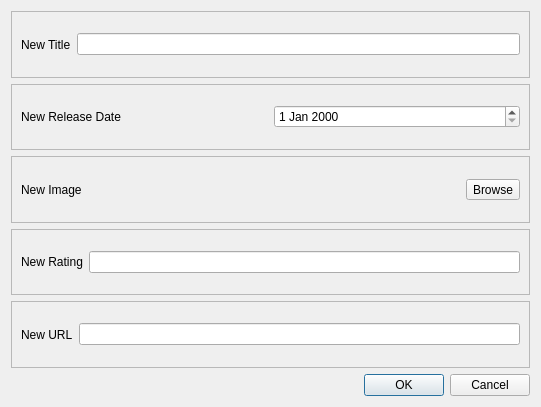
<?xml version="1.0" encoding="UTF-8"?>
<ui version="4.0">
 <class>Dialog</class>
 <widget class="QDialog" name="Dialog">
  <property name="geometry">
   <rect>
    <x>0</x>
    <y>0</y>
    <width>541</width>
    <height>407</height>
   </rect>
  </property>
  <property name="windowTitle">
   <string>Dialog</string>
  </property>
  <layout class="QVBoxLayout" name="verticalLayout">
   <item>
    <widget class="QFrame" name="frame">
     <property name="frameShape">
      <enum>QFrame::StyledPanel</enum>
     </property>
     <property name="frameShadow">
      <enum>QFrame::Raised</enum>
     </property>
     <layout class="QHBoxLayout" name="horizontalLayout">
      <item>
       <widget class="QLabel" name="label">
        <property name="text">
         <string>New Title</string>
        </property>
       </widget>
      </item>
      <item>
       <widget class="QLineEdit" name="titleInput"/>
      </item>
     </layout>
    </widget>
   </item>
   <item>
    <widget class="QFrame" name="frame_2">
     <property name="frameShape">
      <enum>QFrame::StyledPanel</enum>
     </property>
     <property name="frameShadow">
      <enum>QFrame::Raised</enum>
     </property>
     <layout class="QHBoxLayout" name="horizontalLayout_2">
      <item>
       <widget class="QLabel" name="label_2">
        <property name="text">
         <string>New Release Date</string>
        </property>
       </widget>
      </item>
      <item>
       <widget class="QDateEdit" name="releasedateInput"/>
      </item>
     </layout>
    </widget>
   </item>
   <item>
    <widget class="QFrame" name="frame_3">
     <property name="frameShape">
      <enum>QFrame::StyledPanel</enum>
     </property>
     <property name="frameShadow">
      <enum>QFrame::Raised</enum>
     </property>
     <layout class="QHBoxLayout" name="horizontalLayout_3">
      <item>
       <widget class="QLabel" name="label_3">
        <property name="text">
         <string>New Image</string>
        </property>
       </widget>
      </item>
      <item>
       <widget class="QToolButton" name="uploadImgButton">
        <property name="text">
         <string>Browse</string>
        </property>
       </widget>
      </item>
     </layout>
    </widget>
   </item>
   <item>
    <widget class="QFrame" name="frame_4">
     <property name="frameShape">
      <enum>QFrame::StyledPanel</enum>
     </property>
     <property name="frameShadow">
      <enum>QFrame::Raised</enum>
     </property>
     <layout class="QHBoxLayout" name="horizontalLayout_4">
      <item>
       <widget class="QLabel" name="label_4">
        <property name="text">
         <string>New Rating</string>
        </property>
       </widget>
      </item>
      <item>
       <widget class="QLineEdit" name="ratingInput"/>
      </item>
     </layout>
    </widget>
   </item>
   <item>
    <widget class="QFrame" name="frame_5">
     <property name="frameShape">
      <enum>QFrame::StyledPanel</enum>
     </property>
     <property name="frameShadow">
      <enum>QFrame::Raised</enum>
     </property>
     <layout class="QHBoxLayout" name="horizontalLayout_5">
      <item>
       <widget class="QLabel" name="label_5">
        <property name="text">
         <string>New URL</string>
        </property>
       </widget>
      </item>
      <item>
       <widget class="QLineEdit" name="urlInput"/>
      </item>
     </layout>
    </widget>
   </item>
   <item>
    <widget class="QDialogButtonBox" name="buttonBox">
     <property name="orientation">
      <enum>Qt::Horizontal</enum>
     </property>
     <property name="standardButtons">
      <set>QDialogButtonBox::Cancel|QDialogButtonBox::Ok</set>
     </property>
    </widget>
   </item>
  </layout>
 </widget>
 <resources/>
 <connections>
  <connection>
   <sender>buttonBox</sender>
   <signal>accepted()</signal>
   <receiver>Dialog</receiver>
   <slot>accept()</slot>
   <hints>
    <hint type="sourcelabel">
     <x>248</x>
     <y>254</y>
    </hint>
    <hint type="destinationlabel">
     <x>157</x>
     <y>274</y>
    </hint>
   </hints>
  </connection>
  <connection>
   <sender>buttonBox</sender>
   <signal>rejected()</signal>
   <receiver>Dialog</receiver>
   <slot>reject()</slot>
   <hints>
    <hint type="sourcelabel">
     <x>316</x>
     <y>260</y>
    </hint>
    <hint type="destinationlabel">
     <x>286</x>
     <y>274</y>
    </hint>
   </hints>
  </connection>
 </connections>
</ui>
